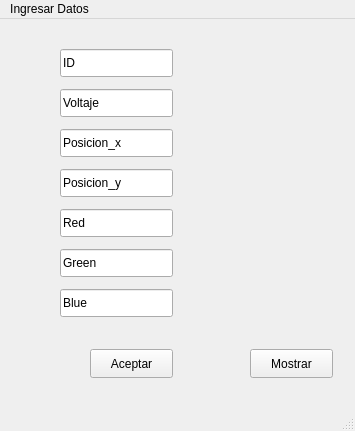
<?xml version="1.0" encoding="UTF-8"?>
<ui version="4.0">
 <class>Captura_Neurona</class>
 <widget class="QMainWindow" name="Captura_Neurona">
  <property name="geometry">
   <rect>
    <x>0</x>
    <y>0</y>
    <width>355</width>
    <height>431</height>
   </rect>
  </property>
  <property name="windowTitle">
   <string>Captura_Neurona</string>
  </property>
  <widget class="QWidget" name="centralwidget">
   <widget class="QLineEdit" name="Ingresar_Datos_ID">
    <property name="geometry">
     <rect>
      <x>60</x>
      <y>30</y>
      <width>113</width>
      <height>28</height>
     </rect>
    </property>
    <property name="text">
     <string>ID</string>
    </property>
   </widget>
   <widget class="QLineEdit" name="Ingresar_Datos_Voltaje">
    <property name="geometry">
     <rect>
      <x>60</x>
      <y>70</y>
      <width>113</width>
      <height>28</height>
     </rect>
    </property>
    <property name="text">
     <string>Voltaje</string>
    </property>
   </widget>
   <widget class="QLineEdit" name="Ingresar_Datos_Posicion_x">
    <property name="geometry">
     <rect>
      <x>60</x>
      <y>110</y>
      <width>113</width>
      <height>28</height>
     </rect>
    </property>
    <property name="text">
     <string>Posicion_x</string>
    </property>
   </widget>
   <widget class="QLineEdit" name="Ingresar_Datos_Posicion_y">
    <property name="geometry">
     <rect>
      <x>60</x>
      <y>150</y>
      <width>113</width>
      <height>28</height>
     </rect>
    </property>
    <property name="text">
     <string>Posicion_y</string>
    </property>
   </widget>
   <widget class="QLineEdit" name="Ingresar_Datos_Red">
    <property name="geometry">
     <rect>
      <x>60</x>
      <y>190</y>
      <width>113</width>
      <height>28</height>
     </rect>
    </property>
    <property name="text">
     <string>Red</string>
    </property>
   </widget>
   <widget class="QLineEdit" name="Ingresar_Datos_Green">
    <property name="geometry">
     <rect>
      <x>60</x>
      <y>230</y>
      <width>113</width>
      <height>28</height>
     </rect>
    </property>
    <property name="text">
     <string>Green</string>
    </property>
   </widget>
   <widget class="QLineEdit" name="Ingresar_Datos_Blue">
    <property name="geometry">
     <rect>
      <x>60</x>
      <y>270</y>
      <width>113</width>
      <height>28</height>
     </rect>
    </property>
    <property name="text">
     <string>Blue</string>
    </property>
   </widget>
   <widget class="QPushButton" name="pushButton_Ingresar_Datos">
    <property name="geometry">
     <rect>
      <x>90</x>
      <y>330</y>
      <width>83</width>
      <height>29</height>
     </rect>
    </property>
    <property name="text">
     <string>Aceptar</string>
    </property>
   </widget>
   <widget class="QPushButton" name="Mostrar">
    <property name="geometry">
     <rect>
      <x>250</x>
      <y>330</y>
      <width>83</width>
      <height>29</height>
     </rect>
    </property>
    <property name="text">
     <string>Mostrar</string>
    </property>
   </widget>
  </widget>
  <widget class="QMenuBar" name="menubar">
   <property name="geometry">
    <rect>
     <x>0</x>
     <y>0</y>
     <width>355</width>
     <height>25</height>
    </rect>
   </property>
   <widget class="QMenu" name="menuIngresar_Datos">
    <property name="title">
     <string>Ingresar Datos</string>
    </property>
   </widget>
   <addaction name="menuIngresar_Datos"/>
  </widget>
  <widget class="QStatusBar" name="statusbar"/>
 </widget>
 <resources/>
 <connections/>
</ui>
